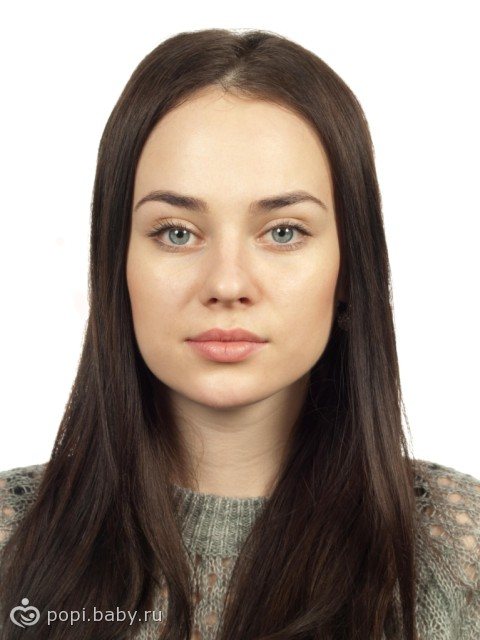
#> input picture 1.jpeg, 480 x 640 px, given in place of 1.jpg, which was not available
$ python source.py
#> lines starting #> are read from the running program, lines starting #| are printed output that depends on the picture; after the words box and inside, x2 and y2 are one past the last pixel; in counts of white or black regions, pixels touching at a corner belong together; pictures that were not available may be replaced by others from this repository, and a replacement may not be noted
import numpy as np
import imutils
import cv2

file_name="1.jpg"

cascadePath = "haarcascade_frontalface_default.xml"
faceCascade = cv2.CascadeClassifier(cascadePath)


def get_head_mask(img):
    """
    Получаем маску головы
    Вырезаем БГ
    :param img: Данное изображение
    :return:    Возвращаетм маску с вырезанным БГ
    """
    mask = np.zeros(img.shape[:2], np.uint8)
    bgdModel = np.zeros((1, 65), np.float64)
    fgdModel = np.zeros((1, 65), np.float64)
    faces = faceCascade.detectMultiScale(img, scaleFactor=1.1, minNeighbors=5, minSize=(50, 50))    #Находим лица
    if len(faces) != 0:
        x, y, w, h = faces[0]
        (x, y, w, h) = (x - 40, y - 100, w + 80, h + 200)
        rect1 = (x, y, w, h)
        cv2.grabCut(img, mask, rect1, bgdModel, fgdModel, 5, cv2.GC_INIT_WITH_RECT)     #Обрезаем БГ вокруг головы
    mask2 = np.where((mask == 2) | (mask == 0), 0, 1).astype('uint8')  # Забираем маску с БГ

    return mask2

def is_bold(pnt, hair_mask):
    """
    Проверяем лысая ли голова
    :param pnt: Верхняя точка головы
    :param hair_mask: Маска с волосами
    :return: True если лысый, иначе False
    """
    roi = hair_mask[pnt[1]:pnt[1] + 40, pnt[0] - 40:pnt[0] + 40]    # Выделяем прямоугольник под верхней точкой
    cnt = cv2.countNonZero(roi) # Считаем кол-во ненулевых точек в этом прямоугольнике
    # Если кол-во точек меньше 25%, то считаем, что голова лысая
    if cnt < 800:
        print("Bold")
        return True
    else:
        print("Not Bold")
        return False


img1 = cv2.imread(file_name)     # Загружаем изображение
#> img1 is the input picture: shape (640, 480, 3); mean B, G, R 134.6, 144.5, 157.9
img1 = imutils.resize(img1, height=500)     # Приводим к 500px по высоте
#> img1: shape (500, 375, 3)
mask = get_head_mask(img1)      # Получаем маску головы (без БГ)
#> in get_head_mask, `faces = faceCascade.detectMultiScale(img, scaleFactor=1.1, minNeighbor..`: faces = [[71, 93, 220, 220]]
#> in get_head_mask, `x, y, w, h = faces[0]`: x = 71; y = 93; w = 220
#> in get_head_mask, `(x, y, w, h) = (x - 40, y - 100, w + 80, h + 200)`: x = 31; y = -7; w = 300; h = 420
#> in get_head_mask, `rect1 = (x, y, w, h)`: rect1 = (31, -7, 300, 420)
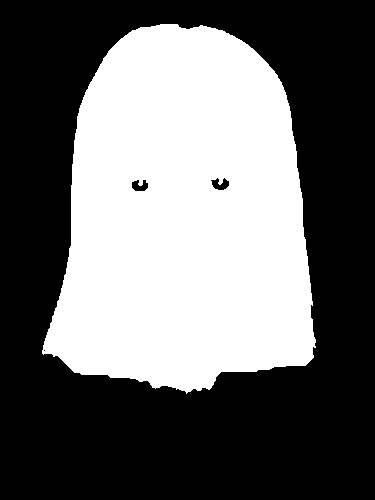
#> mask: shape (500, 375); values 0 (black) and 1 (white), 41.3% white; 1 white region

# Находим контуры, берем самый большой и запомиаем его верхнюю точку как верхушку головы
cnts = cv2.findContours(mask,cv2.RETR_TREE,cv2.CHAIN_APPROX_SIMPLE)[1]
#> cnts = 4 contours, 1 with area under 20; largest, box (x1, y1, x2, y2) and area: (42, 24, 316, 394) 77110, (210, 177, 230, 191) 160, (131, 179, 149, 192) 152
cnts = sorted(cnts, key=cv2.contourArea, reverse=True)
cnt=cnts[0]
#> cnt = contour of 341 points, box (x1, y1, x2, y2) (42, 24, 316, 394), area 77110
topmost = tuple(cnt[cnt[:,:,1].argmin()][0])
#> topmost = (160, 24)


# Убираем лицо по цвету кожи
lower = np.array([0, 0, 100], dtype="uint8")  # Нижний предел цвета кожи
upper = np.array([255, 255, 255], dtype="uint8")  # Верхний предел цвета кожи
converted = cv2.cvtColor(img1, cv2.COLOR_BGR2HSV)   # Переводим в цветовой формат HSV
#> converted: shape (500, 375, 3); mean H, S, V 12.8, 56.5, 157.9
skinMask = cv2.inRange(converted, lower, upper)     # Записываем маску из мест, где цвет находся между пределами
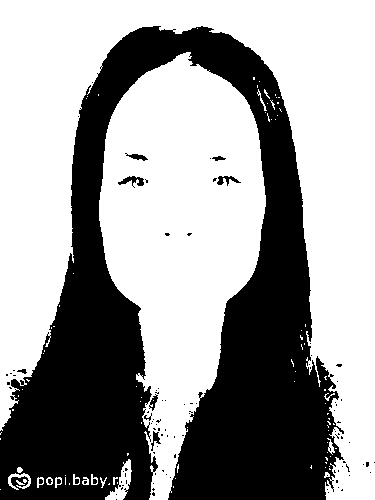
#> skinMask: shape (500, 375); 61.3% white; 102 black regions (93 under 20 px), largest, box (x1, y1, x2, y2) and area: (0, 26, 344, 500) 71591, (118, 176, 144, 188) 137, (217, 176, 241, 186) 107
mask[skinMask == 255] = 0   # Убираем из маски головы маску лица
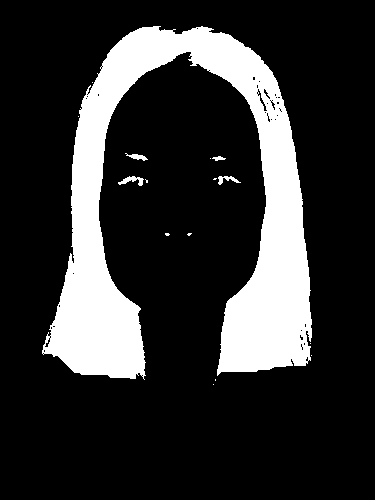
#> mask: shape (500, 375); values 0 (black) and 1 (white), 19.2% white; 16 white regions (11 under 20 px), largest, box (x1, y1, x2, y2) and area: (42, 26, 312, 380) 35598, (118, 176, 144, 186) 120, (218, 176, 241, 185) 90, (125, 153, 148, 161) 81, (212, 156, 226, 161) 40

kernel1 = cv2.getStructuringElement(cv2.MORPH_ELLIPSE, (3, 3))
mask = cv2.dilate(mask, kernel1, iterations=1)
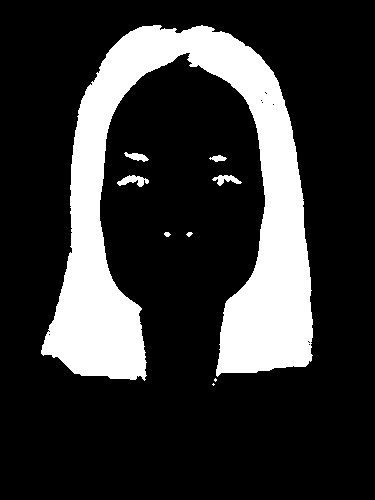
#> mask: shape (500, 375); values 0 (black) and 1 (white), 20.4% white; 9 white regions (2 under 20 px), largest, box (x1, y1, x2, y2) and area: (41, 25, 313, 381) 37595, (117, 175, 149, 187) 204, (212, 175, 242, 186) 164
i1 = cv2.bitwise_and(img1, img1, mask=mask)
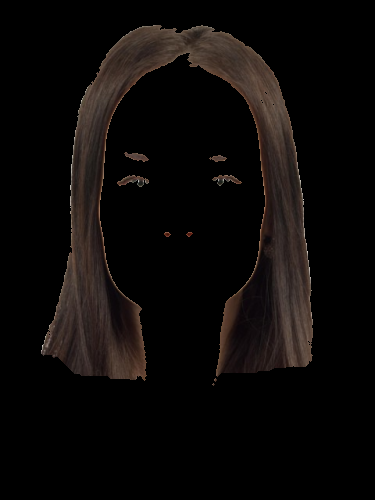
#> i1: shape (500, 375, 3); mean B, G, R 8.2, 9.3, 12.2

# Если голова лысая, то выводим, что лысый и выводим координаты верхней точки головы
if is_bold(topmost,mask):
#> in is_bold, `roi = hair_mask[pnt[1]:pnt[1] + 40, pnt[0] - 40:pnt[0] + 40]`:
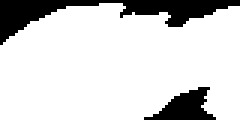
#> roi: shape (40, 80) (shown 3 times larger); values 0 (black) and 1 (white), 83% white; 2 black regions
#> in is_bold, `cnt = cv2.countNonZero(roi)`: cnt = 2656
    cv2.rectangle(img1,topmost,topmost,(0,0,255),5)
    print(topmost)

# Иначе пишем, что не лысый и выводи координаты самого большого контура
else:
    cnts = cv2.findContours(mask.copy(), cv2.RETR_TREE, cv2.CHAIN_APPROX_SIMPLE)[1]
#> cnts = 19 contours, 14 with area under 20; largest, box (x1, y1, x2, y2) and area: (41, 25, 313, 381) 36757, (117, 175, 149, 187) 165, (212, 175, 242, 186) 130, (124, 152, 149, 162) 106, (209, 155, 227, 162) 57
    cnts = sorted(cnts, key=cv2.contourArea, reverse=True)
    cv2.drawContours(img1,[cnts[0]],-1,(0,0,255),2)
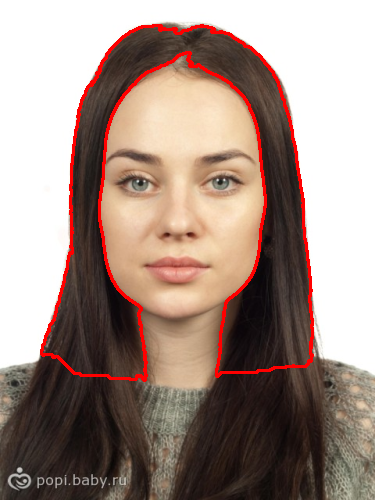
#> img1: shape (500, 375, 3); mean B, G, R 132, 141.4, 162.5
    for c in cnts[0]:
        print(c)
#> this loop made 693 passes
#> c on passes 1 to 3: [[153, 25]], [[152, 26]], [[142, 26]]
#| [[153  25]]
#| [[152  26]]
#| [[142  26]]
#| [[141  27]]
#| [[139  27]]
#| [[138  28]]
#| [[137  28]]
#| [[136  29]]
#> (further printed lines are left out)

# Выводим изображение в цикле
while True:
    cv2.imshow("image1", img1)
    # Выход на Esc
    if cv2.waitKey(5) == 27:
#> (key Esc is pressed here)
        break

$ run again, with 2.jpg copied over 1.jpeg
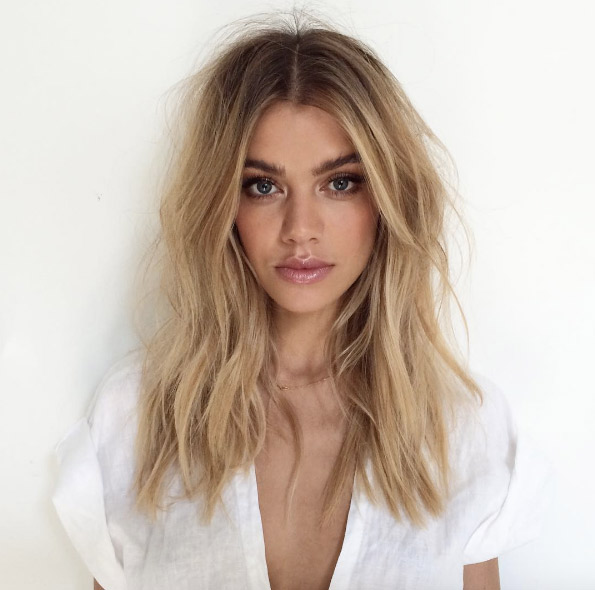
#> input picture 2.jpg, 595 x 590 px, given in place of 1.jpg, which was not available
#> img1 is the input picture: shape (590, 595, 3); mean B, G, R 178.7, 189.5, 203.5
#> faces = [[175, 102, 159, 159]]
#> in get_head_mask, `x, y, w, h = faces[0]`: x = 175; y = 102; w = 159
#> in get_head_mask, `(x, y, w, h) = (x - 40, y - 100, w + 80, h + 200)`: x = 135; y = 2; w = 239; h = 359
#> rect1 = (135, 2, 239, 359)
#> `mask = get_head_mask(img1)`:
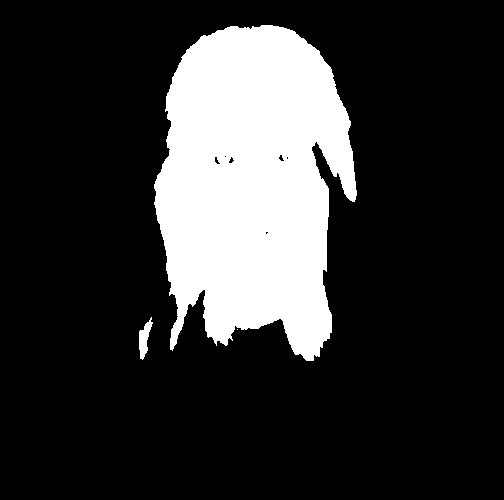
#> mask: shape (500, 504); values 0 (black) and 1 (white), 19.8% white; 3 white regions (1 under 20 px)
#> `cnts = cv2.findContours(mask,cv2.RETR_TREE,cv2.CHAIN_APPROX_SIMPLE)[1]`: cnts = 9 contours, 4 with area under 20; largest, box (x1, y1, x2, y2) and area: (154, 25, 357, 361) 49140, (139, 317, 153, 360) 252, (214, 156, 221, 165) 26, (278, 154, 285, 162) 24, (228, 156, 235, 164) 24
#> `cnt=cnts[0]`: cnt = contour of 548 points, box (x1, y1, x2, y2) (154, 25, 357, 361), area 49140
#> topmost = (261, 25)
#> converted: shape (500, 504, 3); mean H, S, V 33.4, 43.2, 204.2
#> skinMask: shape (500, 504); 95.5% white; 100 black regions (81 under 20 px), largest, box (x1, y1, x2, y2) and area: (184, 26, 323, 135) 6589, (285, 178, 329, 268) 831, (196, 186, 236, 280) 636
#> roi: shape (40, 80); values 0 (black) and 1 (white), 88% white; 7 black regions (4 under 20 px)
#> in is_bold, `cnt = cv2.countNonZero(roi)`: cnt = 2815
#> `cnts = cv2.findContours(mask.copy(), cv2.RETR_TREE, cv2.CHAIN_APPROX_S..`: cnts = 88 contours, 71 with area under 20; largest, box (x1, y1, x2, y2) and area: (175, 25, 324, 139) 7576, (288, 234, 318, 340) 1406, (284, 177, 330, 269) 1034, (191, 185, 237, 281) 922, (203, 147, 241, 170) 528
#> `cv2.drawContours(img1,[cnts[0]],-1,(0,0,255),2)`:
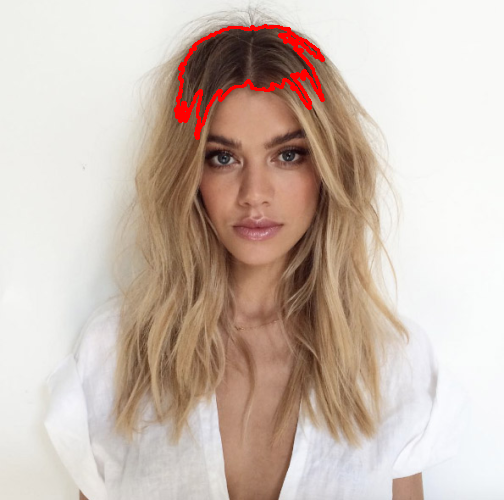
#> img1: shape (500, 504, 3); mean B, G, R 177.9, 188.6, 205.2
#> the loop `for c in cnts[0]:` made 494 passes
#> c on passes 1 to 3: [[265, 25]], [[264, 26]], [[263, 26]]
#> (printed output is left out)

$ run again, with 4.jpg copied over 1.jpeg
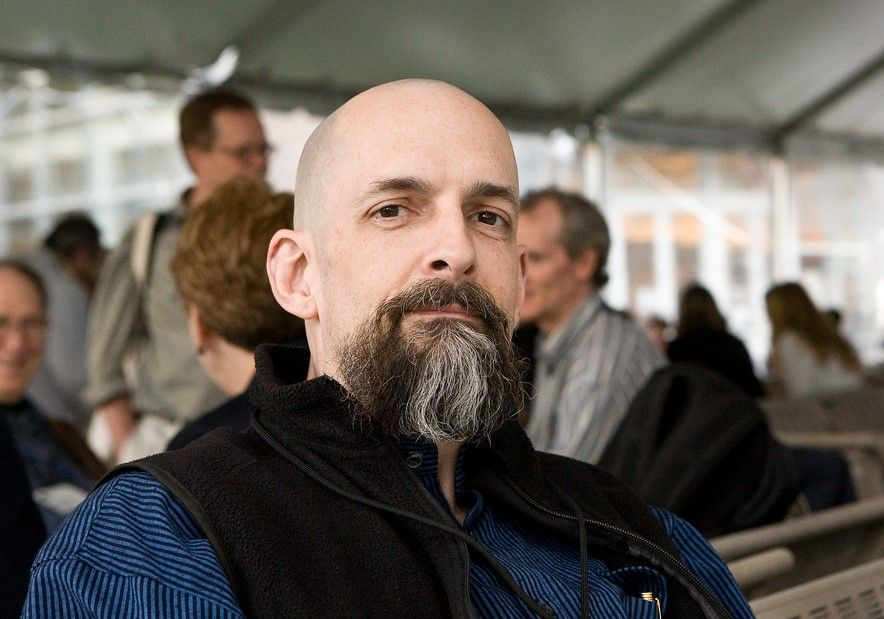
#> input picture 4.jpg, 884 x 619 px, given in place of 1.jpg, which was not available
#> img1 is the input picture: shape (619, 884, 3); mean B, G, R 88.1, 95.4, 103.2
#> faces = [[248, 82, 227, 227]]
#> in get_head_mask, `x, y, w, h = faces[0]`: x = 248; y = 82; w = 227
#> in get_head_mask, `(x, y, w, h) = (x - 40, y - 100, w + 80, h + 200)`: x = 208; y = -18; w = 307; h = 427
#> rect1 = (208, -18, 307, 427)
#> cnts = 10 contours, 9 with area under 20; largest, box (x1, y1, x2, y2) and area: (215, 64, 492, 322) 45284
#> `cnt=cnts[0]`: cnt = contour of 376 points, box (x1, y1, x2, y2) (215, 64, 492, 322), area 45284
#> topmost = (325, 64)
#> converted: shape (500, 714, 3); mean H, S, V 34.5, 71, 107.3
#> skinMask: shape (500, 714); 51.4% white; 324 black regions (285 under 20 px), largest, box (x1, y1, x2, y2) and area: (0, 147, 714, 500) 137347, (0, 0, 443, 122) 16426, (360, 0, 714, 126) 9559
#> `i1 = cv2.bitwise_and(img1, img1, mask=mask)`:
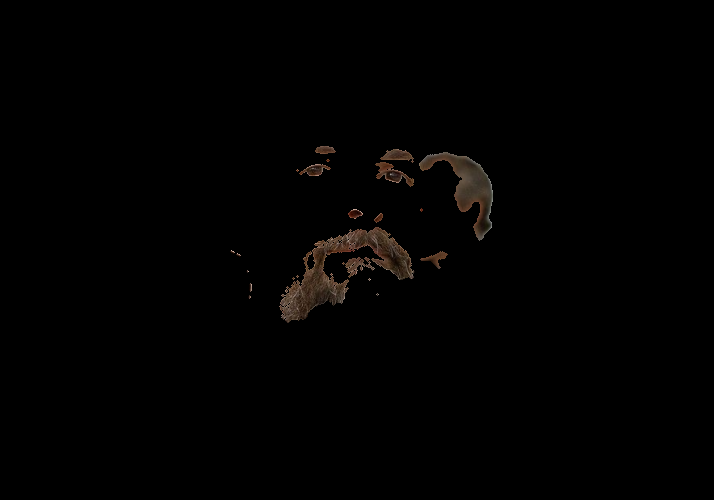
#> i1: shape (500, 714, 3); mean B, G, R 1.1, 1.4, 1.9
#> roi: shape (40, 80); every value is 0
#> in is_bold, `cnt = cv2.countNonZero(roi)`: cnt = 0
#| (325, 64)
